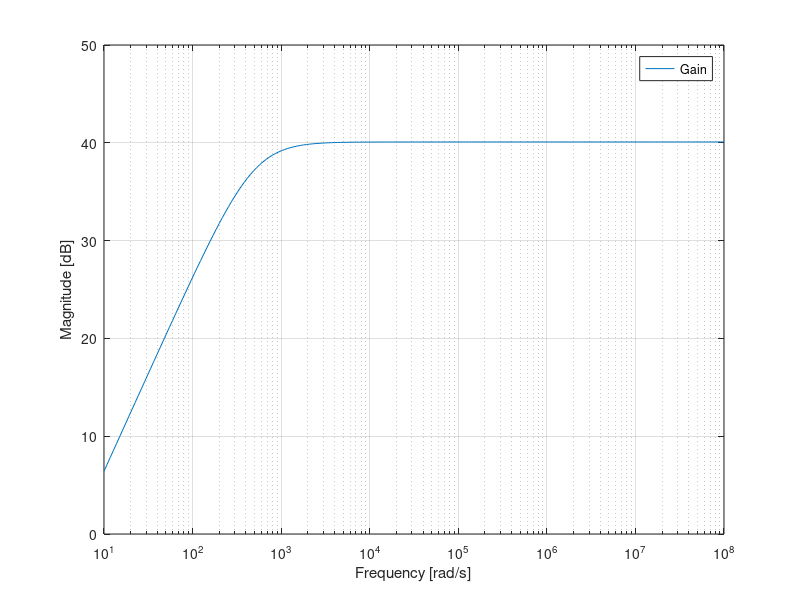
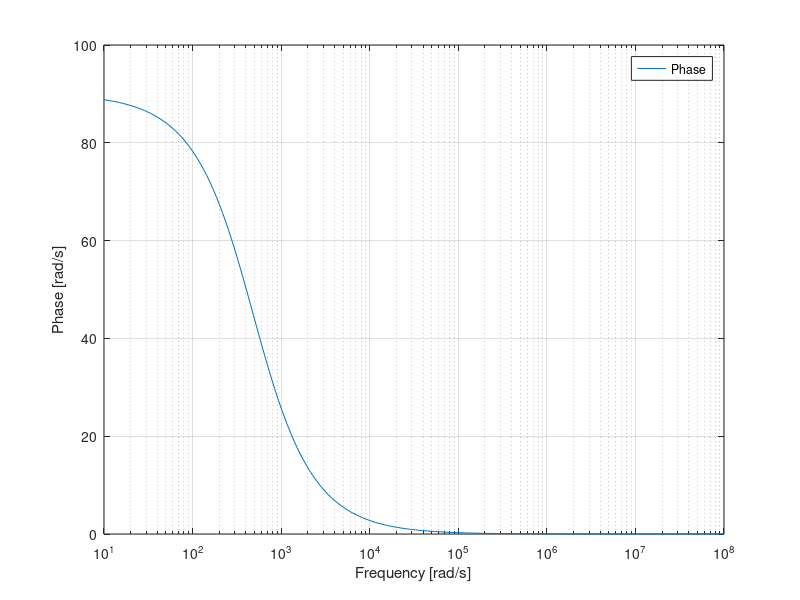

Reproduce these figures in MATLAB, in order.

f = logspace(1, 8, 200);





C1=330*10^-9;
R1=1000;
R2=1000;
R3=100000;



Gain = 1 + (R3 / R2)

for i = 1:200

s(i) = 2*pi*f(i)*j
Tf(i) = Gain * ((R1 * C1 * s(i)) / (1 + (R1 * C1 * s(i))))


Tf_abs(i)=20*log10(Tf(i));
Tf_fas(i)=arg(Tf(i))*180/pi;
endfor



b1 = figure ();
semilogx(f, Tf_abs,"-;Gain;");
xlabel ("Frequency [rad/s]");
ylabel ("Magnitude [dB]");
grid on;
print (b1, "b1.eps", "-depsc");

b2 = figure ();
semilogx(f, Tf_fas,"-;Phase;");
xlabel ("Frequency [rad/s]");
ylabel ("Phase [rad/s]");
grid on;
print (b2, "b2.eps", "-depsc");


printf("Cost_TAB\n");
OPAMP=13322.58
CIRCUIT=102.33
TOTAL=OPAMP+CIRCUIT
printf("Cost_END\n");

printf("fm_TAB\n");
GAIN=9.763641e+01
GAINDEV=abs(100-GAIN)
CENTRALFREQ=9.996417e+02
CENTRALFREQDEV=abs(1000-CENTRALFREQ)
COST=TOTAL
FM=1/(COST*(GAINDEV+CENTRALFREQDEV+10^(-6)))
printf("fm_END\n");

printf("comp_TAB\n");
R1=1
R2=1
R3=100
C1=220
C2=220
C3=220
printf("comp_END\n");
